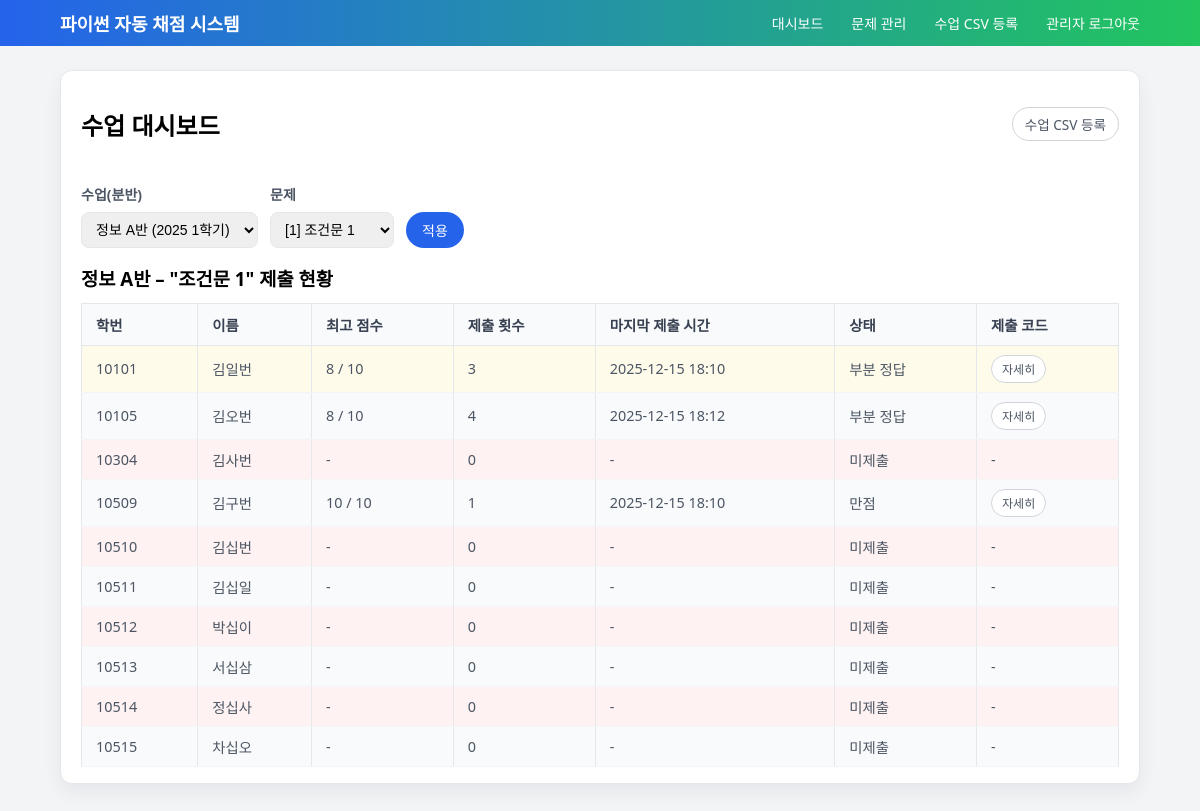
The app's page /admin/dashboard?problem_id=1 (signed in) with its own data.
### models.py (models this page shows, shortened)
class ClassGroup(db.Model):
    id = db.Column(db.Integer, primary_key=True)
    subject = db.Column(db.String(100), nullable=False)      # 정보, 인공지능기초 등
    section = db.Column(db.String(20), nullable=False)       # A, B, 1, 2 ...
    label = db.Column(db.String(150), nullable=False)        # 화면에 표시할 이름
    year = db.Column(db.Integer, nullable=True)              # 2025 등
    term = db.Column(db.String(20), nullable=True)           # 1학기, 2학기 등
    created_at = db.Column(db.DateTime, default=datetime.utcnow)
    enrollments = db.relationship("Enrollment", backref="class_group", lazy=True)

class Problem(db.Model):
    id = db.Column(db.Integer, primary_key=True)
    title = db.Column(db.String(200), nullable=False)
    description = db.Column(db.Text, nullable=False)
    sample_input = db.Column(db.Text, nullable=True)
    sample_output = db.Column(db.Text, nullable=True)
    answer_code = db.Column(db.Text, nullable=False)
    rubric = db.Column(db.Text, nullable=False)
    is_open = db.Column(db.Boolean, default=False)
    max_score = db.Column(db.Integer, default=10)
    created_at = db.Column(db.DateTime, default=datetime.utcnow)
    updated_at = db.Column(
        db.DateTime, default=datetime.utcnow, onupdate=datetime.utcnow
    )
    submissions = db.relationship("Submission", backref="problem", lazy=True)

class Student(db.Model):
    id = db.Column(db.Integer, primary_key=True)
    grade = db.Column(db.Integer, nullable=False)
    class_no = db.Column(db.Integer, nullable=False)
    student_no = db.Column(db.Integer, nullable=False)
    name = db.Column(db.String(50), nullable=False)
    created_at = db.Column(db.DateTime, default=datetime.utcnow)
    submissions = db.relationship("Submission", backref="student", lazy=True)
    enrollments = db.relationship("Enrollment", backref="student", lazy=True)
    @property
    def student_code(self) -> str:
        return f"{self.grade}{self.class_no:02d}{self.student_no:02d}"

### app.py (the view, shortened to what this page needs)
    @app.route("/admin/dashboard")
    @admin_login_required
    def admin_dashboard():
        problems = Problem.query.order_by(Problem.id).all()
        class_groups = ClassGroup.query.order_by(
            ClassGroup.subject, ClassGroup.section
        ).all()
        class_group_id = request.args.get("class_group_id", type=int)
        if class_group_id is None:
            class_group = class_groups[0]
        else:
            class_group = ClassGroup.query.get(class_group_id) or class_groups[0]
        problem_id = request.args.get("problem_id", type=int)
        selected_problem = Problem.query.get(problem_id) if problem_id else None
        enrolls = Enrollment.query.filter_by(class_group_id=class_group.id).all()
        student_ids = [e.student_id for e in enrolls]
        students = []
        if student_ids:
            students = (
                Student.query.filter(Student.id.in_(student_ids))
                .order_by(Student.grade, Student.class_no, Student.student_no)
                .all()
            )
        rows = []
        if selected_problem and students:
            for s in students:
                q = Submission.query.filter_by(
                    student_id=s.id, problem_id=selected_problem.id
                )
                best_score = q.with_entities(func.max(Submission.score)).scalar()
                last_time = q.with_entities(func.max(Submission.created_at)).scalar()
                attempt_count = q.count()
                rows.append(
                    {
                        "student": s,
                        "best_score": best_score,
                        "max_score": selected_problem.max_score,
                        "last_time": last_time,
                        "attempt_count": attempt_count,
                        "has_submitted": attempt_count > 0,
                    }
                )
        return render_template(
            "admin/dashboard.html",
            problems=problems,
            class_groups=class_groups,
            selected_class_group=class_group,
            selected_problem_id=problem_id,
            rows=rows,
            selected_problem=selected_problem,
        )

### app.py (called while the page is built)
def admin_login_required(f):
    @wraps(f)
    def wrapper(*args, **kwargs):
        if "admin_id" not in session:
            flash("관리자 로그인이 필요합니다.")
            return redirect(url_for("admin_login"))
        return f(*args, **kwargs)
    return wrapper

### templates/admin/dashboard.html (shortened to what this page needs)
{% extends "base.html" %}
{% block content %}
<div class="card">
  <div style="display:flex; justify-content:space-between; align-items:center; margin-bottom:12px;">
    <h2>수업 대시보드</h2>
    <a href="{{ url_for('admin_class_import') }}" class="btn btn-secondary">
      수업 CSV 등록
    </a>
  </div>
  <form method="get" action="{{ url_for('admin_dashboard') }}" class="filter-form" style="margin-bottom:16px;">
    <div style="display:flex; flex-wrap:wrap; gap:12px; align-items:flex-end;">
      <div>
        <label class="label" for="class_group_id">수업(분반)</label>
        <select class="input" id="class_group_id" name="class_group_id">
          {% for cg in class_groups %}
            <option value="{{ cg.id }}"
              {% if selected_class_group and cg.id == selected_class_group.id %}selected{% endif %}>
              {{ cg.label }}{% if cg.year %} ({{ cg.year }} {{ cg.term or "" }}){% endif %}
            </option>
          {% endfor %}
        </select>
      </div>
      <div>
        <label class="label" for="problem_id">문제</label>
        <select class="input" id="problem_id" name="problem_id">
          {% for p in problems %}
            <option value="{{ p.id }}"
              {% if selected_problem_id == p.id %}selected{% endif %}>
              [{{ p.id }}] {{ p.title }}
            </option>
          {% endfor %}
        </select>
      </div>
      <div>
        <button class="btn" type="submit" style="margin-top:6px;">적용</button>
      </div>
    </div>
  </form>
  {% if not selected_class_group %}
    <p>먼저 수업 CSV를 등록하여 수업(분반)을 개설하세요.</p>
  {% elif not selected_problem %}
    <p>위에서 문제를 선택하면, 이 수업 학생들의 제출 현황을 볼 수 있습니다.</p>
  {% elif rows|length == 0 %}
    <p>이 수업에는 아직 등록된 학생이 없거나, 선택한 문제에 대한 제출이 없습니다.</p>
  {% else %}
    <h3 style="margin-top:8px; margin-bottom:8px;">
      {{ selected_class_group.label }} – "{{ selected_problem.title }}" 제출 현황
    </h3>
    <table class="table">
      <thead>
        <tr>
          <th>학번</th>
          <th>이름</th>
          <th>최고 점수</th>
          <th>제출 횟수</th>
          <th>마지막 제출 시간</th>
          <th>상태</th>
          <th>제출 코드</th>
        </tr>
      </thead>
      <tbody>
        {% for row in rows %}
          <tr class="{% if not row.has_submitted %}status-none{% elif row.best_score == row.max_score %}status-full{% else %}status-part{% endif %}">
            <td>{{ row.student.student_code }}</td>
            <td>{{ row.student.name }}</td>
            <td>
              {% if row.best_score is not none %}
                {{ row.best_score }} / {{ row.max_score }}
              {% else %}
                -
              {% endif %}
            </td>
            <td>{{ row.attempt_count }}</td>
            <td>
              {% if row.last_time %}
                {{ row.last_time|kst }}
              {% else %}
                -
              {% endif %}
            </td>
            <td>
              {% if not row.has_submitted %}
                미제출
              {% elif row.best_score == row.max_score %}
                만점
              {% else %}
                부분 정답
              {% endif %}
            </td>
            <td>
              {% if row.has_submitted %}
                <a
                  href="{{ url_for('admin_submissions',
                                   student_id=row.student.id,
                                   problem_id=selected_problem.id) }}"
                  class="btn btn-secondary"
                  style="padding:4px 10px; font-size:12px;"
                >
                  자세히
                </a>
              {% else %}
                -
              {% endif %}
            </td>
          </tr>
        {% endfor %}
      </tbody>
    </table>
  {% endif %}
</div>
{% endblock %}

### static/css/main.css (style rules this page uses)
body { font-family: system-ui, -apple-system, BlinkMacSystemFont, sans-serif; margin: 0; background: #f3f4f6; }
.card { background: #fff; border-radius: 12px; padding: 16px 20px; box-shadow: 0 10px 30px rgba(15, 23, 42, 0.08); margin-bottom: 16px; }
.btn { display: inline-block; padding: 8px 14px; border-radius: 999px; border: none; background: #2563eb; color: #fff; text-decoration: none; font-size: 0.9rem; cursor: pointer; }
.btn-secondary { background: #6b7280; }
.label { display: block; font-size: 0.85rem; color: #4b5563; margin-top: 8px; }
.input { width: 100%; box-sizing: border-box; padding: 6px 8px; margin-top: 4px; border-radius: 8px; border: 1px solid #d1d5db; font-size: 0.9rem; }
.table { width: 100%; border-collapse: collapse; font-size: 0.9rem; }
.table th, .table td { border: 1px solid #e5e7eb; padding: 6px 8px; text-align: left; }
body { margin: 0; font-family: system-ui, -apple-system, BlinkMacSystemFont, "Segoe UI", sans-serif; background: #f3f4f6; }
.card { background: white; border-radius: 16px; padding: 20px 24px; box-shadow: 0 15px 35px rgba(15, 23, 42, 0.08); }
.btn { display: inline-block; border-radius: 999px; border: none; background: #2563eb; color: white; padding: 8px 16px; font-size: 14px; cursor: pointer; text-decoration: none; }
.btn-secondary { background: #4b5563; }
.input, .textarea { width: 100%; padding: 8px 10px; border-radius: 8px; border: 1px solid #e5e7eb; font-size: 14px; box-sizing: border-box; }
.label { display: block; font-size: 14px; font-weight: 600; margin-top: 10px; margin-bottom: 4px; }
.table { width: 100%; border-collapse: collapse; margin-top: 12px; font-size: 14px; }
.table th, .table td { border-bottom: 1px solid #e5e7eb; padding: 6px 8px; text-align: left; }
.table thead { background: #f3f4f6; }
.status-none { background: #fef2f2; }
.status-part { background: #fffbeb; }
.status-full { background: #ecfdf5; }
.card { background: #ffffff; border-radius: 12px; padding: 16px 20px; box-shadow: 0 8px 20px rgba(15, 23, 42, 0.06); border: 1px solid #e5e7eb; }
.table { width: 100%; border-collapse: collapse; background: #ffffff; font-size: 0.9rem; }
.table thead { background: #f9fafb; }
.table thead th { font-weight: 600; color: #374151; padding: 10px 14px; border-bottom: 1px solid #e5e7eb; text-align: left; }
.table tbody td { padding: 9px 14px; border-bottom: 1px solid #f3f4f6; color: #4b5563; vertical-align: middle; }
.table tbody tr:nth-child(even) { background-color: #f9fafb; }
.btn-secondary { display: inline-flex; align-items: center; gap: 4px; padding: 6px 12px; border-radius: 999px; border: 1px solid #d1d5db; background: #ffffff; color: #4b5563; font-size: 0.85rem; text-decoration: none; box-shadow: none; cursor: pointer; transition: background-color 0.15s ease, border-color 0.15s ease, color 0.15s ease, transform 0.05s ease; }

### records on screen
ClassGroup: label "정보 A반"
Problem: title "조건문 1"
Student: student.student_code "10101", student.name "김일번"
Student: student.student_code "10105", student.name "김오번"
Student: student.student_code "10304", student.name "김사번"
Student: student.student_code "10509", student.name "김구번"
Student: student.student_code "10510", student.name "김십번"
Student: student.student_code "10511", student.name "김십일"
Student: student.student_code "10512", student.name "박십이"
Student: student.student_code "10513", student.name "서십삼"
Student: student.student_code "10514", student.name "정십사"
Student: student.student_code "10515", student.name "차십오"

### other values on screen
{{ row.best_score }} "8" "8" "10"
{{ row.max_score }} "10" "10" "10"
{{ row.attempt_count }} "3" "4" "0" "1" "0" "0" "0" "0" "0" "0"
{{ row.last_time|kst }} "2025-12-15 18:10" "2025-12-15 18:12" "2025-12-15 18:10"
form field class_group_id "정보 A반 (2025 1학기)"
